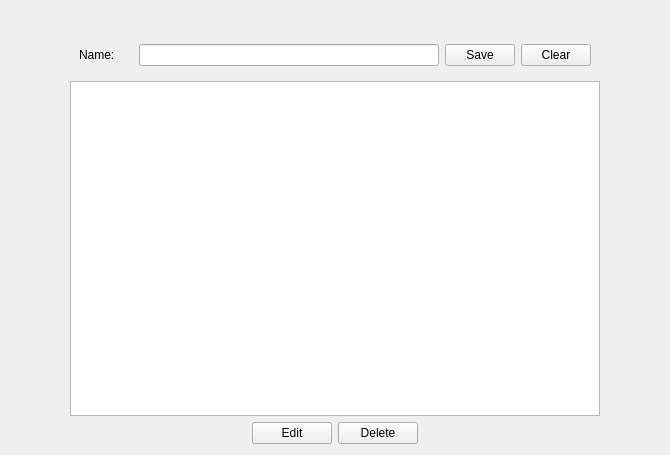
<?xml version="1.0" encoding="UTF-8"?>
<ui version="4.0">
 <class>ManageItemCategory</class>
 <widget class="QWidget" name="ManageItemCategory">
  <property name="geometry">
   <rect>
    <x>0</x>
    <y>0</y>
    <width>670</width>
    <height>455</height>
   </rect>
  </property>
  <property name="windowTitle">
   <string>Form</string>
  </property>
  <layout class="QGridLayout" name="gridLayout">
   <item row="0" column="0">
    <widget class="QFrame" name="frame">
     <property name="maximumSize">
      <size>
       <width>530</width>
       <height>16777215</height>
      </size>
     </property>
     <property name="frameShape">
      <enum>QFrame::NoFrame</enum>
     </property>
     <property name="frameShadow">
      <enum>QFrame::Raised</enum>
     </property>
     <layout class="QVBoxLayout" name="verticalLayout">
      <property name="leftMargin">
       <number>0</number>
      </property>
      <property name="topMargin">
       <number>0</number>
      </property>
      <property name="rightMargin">
       <number>0</number>
      </property>
      <property name="bottomMargin">
       <number>0</number>
      </property>
      <item>
       <widget class="QWidget" name="formWidget" native="true">
        <property name="maximumSize">
         <size>
          <width>16777215</width>
          <height>170</height>
         </size>
        </property>
        <layout class="QGridLayout" name="gridLayout_2">
         <item row="0" column="1">
          <widget class="QLabel" name="lbl_id">
           <property name="font">
            <font>
             <pointsize>12</pointsize>
             <weight>75</weight>
             <bold>true</bold>
            </font>
           </property>
           <property name="text">
            <string/>
           </property>
          </widget>
         </item>
         <item row="1" column="0">
          <widget class="QLabel" name="label">
           <property name="text">
            <string>Name:</string>
           </property>
          </widget>
         </item>
         <item row="1" column="1">
          <widget class="QLineEdit" name="name">
           <property name="maximumSize">
            <size>
             <width>300</width>
             <height>16777215</height>
            </size>
           </property>
          </widget>
         </item>
         <item row="1" column="2">
          <widget class="QPushButton" name="save_btn">
           <property name="maximumSize">
            <size>
             <width>70</width>
             <height>16777215</height>
            </size>
           </property>
           <property name="text">
            <string>Save</string>
           </property>
          </widget>
         </item>
         <item row="1" column="3">
          <widget class="QPushButton" name="clear_btn">
           <property name="maximumSize">
            <size>
             <width>70</width>
             <height>16777215</height>
            </size>
           </property>
           <property name="text">
            <string>Clear</string>
           </property>
          </widget>
         </item>
        </layout>
       </widget>
      </item>
      <item>
       <widget class="QTableWidget" name="detailtable">
        <property name="editTriggers">
         <set>QAbstractItemView::NoEditTriggers</set>
        </property>
        <property name="selectionMode">
         <enum>QAbstractItemView::SingleSelection</enum>
        </property>
        <property name="selectionBehavior">
         <enum>QAbstractItemView::SelectRows</enum>
        </property>
       </widget>
      </item>
      <item>
       <widget class="QWidget" name="widget" native="true">
        <layout class="QHBoxLayout" name="horizontalLayout_4">
         <property name="leftMargin">
          <number>0</number>
         </property>
         <property name="topMargin">
          <number>0</number>
         </property>
         <property name="rightMargin">
          <number>0</number>
         </property>
         <property name="bottomMargin">
          <number>0</number>
         </property>
         <item>
          <spacer name="horizontalSpacer">
           <property name="orientation">
            <enum>Qt::Horizontal</enum>
           </property>
           <property name="sizeHint" stdset="0">
            <size>
             <width>178</width>
             <height>20</height>
            </size>
           </property>
          </spacer>
         </item>
         <item>
          <widget class="QPushButton" name="edit_btn">
           <property name="text">
            <string>Edit</string>
           </property>
          </widget>
         </item>
         <item>
          <widget class="QPushButton" name="delete_btn">
           <property name="text">
            <string>Delete</string>
           </property>
          </widget>
         </item>
         <item>
          <spacer name="horizontalSpacer_2">
           <property name="orientation">
            <enum>Qt::Horizontal</enum>
           </property>
           <property name="sizeHint" stdset="0">
            <size>
             <width>178</width>
             <height>20</height>
            </size>
           </property>
          </spacer>
         </item>
        </layout>
       </widget>
      </item>
     </layout>
    </widget>
   </item>
  </layout>
 </widget>
 <resources/>
 <connections/>
</ui>
